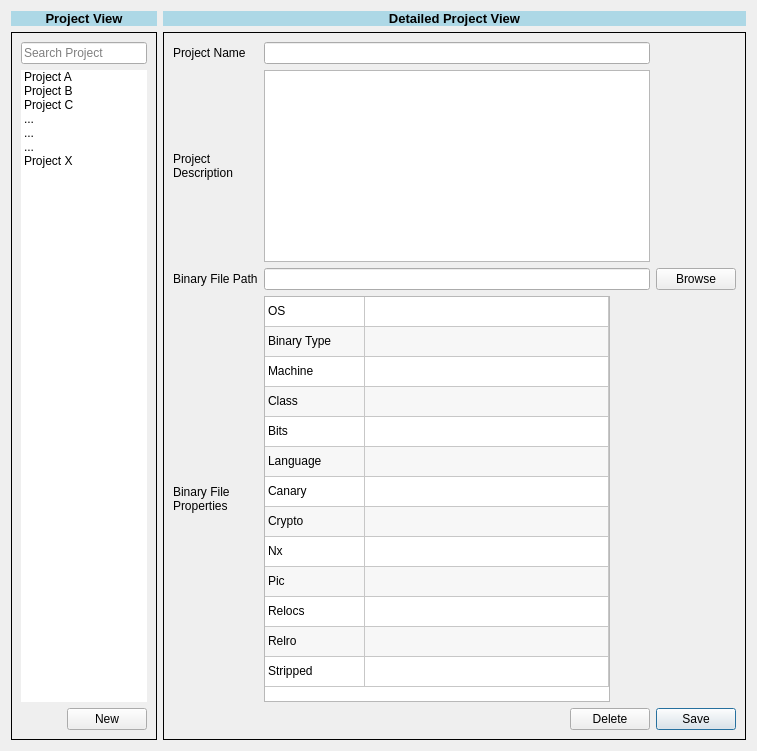
      <widget class="QWidget" name="documentationTab">
       <attribute name="title">
        <string>Documentation</string>
       </attribute>
       <layout class="QGridLayout" name="gridLayout_7">
        <item row="0" column="0">
         <layout class="QGridLayout" name="mainGrid_5">
          <item row="0" column="0">
           <layout class="QGridLayout" name="titleGrid_5">
            <item row="0" column="0">
             <layout class="QGridLayout" name="boxGrid_5" columnstretch="2,8">
              <item row="0" column="0">
               <layout class="QGridLayout" name="projectViewGrid_5" columnstretch="0">
                <item row="0" column="0">
                 <widget class="QLabel" name="project_view_5">
                  <property name="font">
                   <font>
                    <pointsize>10</pointsize>
                   </font>
                  </property>
                  <property name="autoFillBackground">
                   <bool>false</bool>
                  </property>
                  <property name="styleSheet">
                   <string notr="true">background-color: rgba(173,216,230 ,1 )</string>
                  </property>
                  <property name="frameShape">
                   <enum>QFrame::NoFrame</enum>
                  </property>
                  <property name="text">
                   <string>&lt;html&gt;&lt;head/&gt;&lt;body&gt;&lt;p&gt;&lt;span style=&quot; font-weight:600;&quot;&gt;Project View&lt;/span&gt;&lt;/p&gt;&lt;/body&gt;&lt;/html&gt;</string>
                  </property>
                  <property name="alignment">
                   <set>Qt::AlignCenter</set>
                  </property>
                 </widget>
                </item>
                <item row="1" column="0">
                 <widget class="QFrame" name="projViewBox_5">
                  <property name="frameShape">
                   <enum>QFrame::Panel</enum>
                  </property>
                  <layout class="QGridLayout" name="gridLayout_14">
                   <item row="0" column="1">
                    <layout class="QVBoxLayout" name="verticalLayout_5">
                     <item>
                      <widget class="QLineEdit" name="search_box_5">
                       <property name="text">
                        <string/>
                       </property>
                       <property name="placeholderText">
                        <string>Search Project</string>
                       </property>
                       <property name="clearButtonEnabled">
                        <bool>true</bool>
                       </property>
                      </widget>
                     </item>
                     <item>
                      <widget class="QListWidget" name="existing_projects_5">
                       <property name="autoFillBackground">
                        <bool>true</bool>
                       </property>
                       <property name="frameShape">
                        <enum>QFrame::NoFrame</enum>
                       </property>
                       <property name="currentRow">
                        <number>-1</number>
                       </property>
                       <property name="sortingEnabled">
                        <bool>false</bool>
                       </property>
                       <item>
                        <property name="text">
                         <string>Project A</string>
                        </property>
                       </item>
                       <item>
                        <property name="text">
                         <string>Project B</string>
                        </property>
                       </item>
                       <item>
                        <property name="text">
                         <string>Project C</string>
                        </property>
                       </item>
                       <item>
                        <property name="text">
                         <string>...</string>
                        </property>
                       </item>
                       <item>
                        <property name="text">
                         <string>...</string>
                        </property>
                       </item>
                       <item>
                        <property name="text">
                         <string>...</string>
                        </property>
                       </item>
                       <item>
                        <property name="text">
                         <string>Project X</string>
                        </property>
                       </item>
                      </widget>
                     </item>
                     <item>
                      <widget class="QPushButton" name="new_project_5">
                       <property name="sizePolicy">
                        <sizepolicy hsizetype="Fixed" vsizetype="Fixed">
                         <horstretch>0</horstretch>
                         <verstretch>0</verstretch>
                        </sizepolicy>
                       </property>
                       <property name="layoutDirection">
                        <enum>Qt::RightToLeft</enum>
                       </property>
                       <property name="autoFillBackground">
                        <bool>false</bool>
                       </property>
                       <property name="text">
                        <string>New</string>
                       </property>
                      </widget>
                     </item>
                    </layout>
                   </item>
                  </layout>
                 </widget>
                </item>
               </layout>
              </item>
              <item row="0" column="1">
               <layout class="QGridLayout" name="detailedProViewGrid_5" columnstretch="0">
                <item row="0" column="0">
                 <widget class="QLabel" name="DetailedProjectView_5">
                  <property name="enabled">
                   <bool>true</bool>
                  </property>
                  <property name="sizePolicy">
                   <sizepolicy hsizetype="Preferred" vsizetype="Fixed">
                    <horstretch>0</horstretch>
                    <verstretch>0</verstretch>
                   </sizepolicy>
                  </property>
                  <property name="font">
                   <font>
                    <pointsize>8</pointsize>
                   </font>
                  </property>
                  <property name="autoFillBackground">
                   <bool>false</bool>
                  </property>
                  <property name="styleSheet">
                   <string notr="true">background-color: rgba(173,216,230 ,1 )</string>
                  </property>
                  <property name="frameShape">
                   <enum>QFrame::NoFrame</enum>
                  </property>
                  <property name="text">
                   <string>&lt;html&gt;&lt;head/&gt;&lt;body&gt;&lt;p&gt;&lt;span style=&quot; font-size:10pt; font-weight:600;&quot;&gt;Detailed Project View&lt;/span&gt;&lt;/p&gt;&lt;/body&gt;&lt;/html&gt;</string>
                  </property>
                  <property name="textFormat">
                   <enum>Qt::RichText</enum>
                  </property>
                  <property name="alignment">
                   <set>Qt::AlignCenter</set>
                  </property>
                 </widget>
                </item>
                <item row="1" column="0">
                 <widget class="QFrame" name="dpv_description_5">
                  <property name="sizePolicy">
                   <sizepolicy hsizetype="Preferred" vsizetype="Preferred">
                    <horstretch>0</horstretch>
                    <verstretch>0</verstretch>
                   </sizepolicy>
                  </property>
                  <property name="frameShape">
                   <enum>QFrame::Box</enum>
                  </property>
                  <layout class="QGridLayout" name="gridLayout_19" columnstretch="0,0,0">
                   <item row="3" column="0">
                    <widget class="QLabel" name="binary_properties_5">
                     <property name="text">
                      <string>Binary File 
Properties</string>
                     </property>
                    </widget>
                   </item>
                   <item row="0" column="1">
                    <widget class="QLineEdit" name="project_nameBox_5"/>
                   </item>
                   <item row="0" column="0">
                    <widget class="QLabel" name="project_name_5">
                     <property name="text">
                      <string>Project Name</string>
                     </property>
                    </widget>
                   </item>
                   <item row="1" column="0">
                    <widget class="QLabel" name="project_description_5">
                     <property name="text">
                      <string>Project 
Description</string>
                     </property>
                    </widget>
                   </item>
                   <item row="2" column="1">
                    <widget class="QLineEdit" name="filePathBox_5"/>
                   </item>
                   <item row="1" column="1">
                    <widget class="QTextEdit" name="description_box_5">
                     <property name="sizePolicy">
                      <sizepolicy hsizetype="Expanding" vsizetype="Fixed">
                       <horstretch>0</horstretch>
                       <verstretch>0</verstretch>
                      </sizepolicy>
                     </property>
                    </widget>
                   </item>
                   <item row="2" column="2">
                    <widget class="QPushButton" name="browse_5">
                     <property name="text">
                      <string>Browse</string>
                     </property>
                    </widget>
                   </item>
                   <item row="4" column="2">
                    <widget class="QPushButton" name="save_5">
                     <property name="text">
                      <string>Save</string>
                     </property>
                     <property name="autoDefault">
                      <bool>false</bool>
                     </property>
                     <property name="default">
                      <bool>true</bool>
                     </property>
                     <property name="flat">
                      <bool>false</bool>
                     </property>
                    </widget>
                   </item>
                   <item row="4" column="1">
                    <widget class="QPushButton" name="delete_6">
                     <property name="sizePolicy">
                      <sizepolicy hsizetype="Fixed" vsizetype="Fixed">
                       <horstretch>0</horstretch>
                       <verstretch>0</verstretch>
                      </sizepolicy>
                     </property>
                     <property name="layoutDirection">
                      <enum>Qt::RightToLeft</enum>
                     </property>
                     <property name="text">
                      <string>Delete</string>
                     </property>
                    </widget>
                   </item>
                   <item row="2" column="0">
                    <widget class="QLabel" name="file_path_5">
                     <property name="text">
                      <string>Binary File Path</string>
                     </property>
                    </widget>
                   </item>
                   <item row="3" column="1">
                    <widget class="QTableWidget" name="binaryPropTable_5">
                     <property name="sizePolicy">
                      <sizepolicy hsizetype="Maximum" vsizetype="Maximum">
                       <horstretch>100</horstretch>
                       <verstretch>100</verstretch>
                      </sizepolicy>
                     </property>
                     <property name="maximumSize">
                      <size>
                       <width>346</width>
                       <height>16777215</height>
                      </size>
                     </property>
                     <property name="contextMenuPolicy">
                      <enum>Qt::PreventContextMenu</enum>
                     </property>
                     <property name="frameShape">
                      <enum>QFrame::StyledPanel</enum>
                     </property>
                     <property name="sizeAdjustPolicy">
                      <enum>QAbstractScrollArea::AdjustToContents</enum>
                     </property>
                     <property name="alternatingRowColors">
                      <bool>true</bool>
                     </property>
                     <property name="showGrid">
                      <bool>true</bool>
                     </property>
                     <property name="wordWrap">
                      <bool>false</bool>
                     </property>
                     <attribute name="horizontalHeaderVisible">
                      <bool>false</bool>
                     </attribute>
                     <attribute name="horizontalHeaderCascadingSectionResizes">
                      <bool>true</bool>
                     </attribute>
                     <attribute name="horizontalHeaderMinimumSectionSize">
                      <number>100</number>
                     </attribute>
                     <attribute name="horizontalHeaderStretchLastSection">
                      <bool>true</bool>
                     </attribute>
                     <attribute name="verticalHeaderVisible">
                      <bool>false</bool>
                     </attribute>
                     <attribute name="verticalHeaderStretchLastSection">
                      <bool>false</bool>
                     </attribute>
                     <row>
                      <property name="text">
                       <string>1</string>
                      </property>
                     </row>
                     <row>
                      <property name="text">
                       <string>2</string>
                      </property>
                     </row>
                     <row>
                      <property name="text">
                       <string>3</string>
                      </property>
                     </row>
                     <row>
                      <property name="text">
                       <string>4</string>
                      </property>
                     </row>
                     <row>
                      <property name="text">
                       <string>5</string>
                      </property>
                     </row>
                     <row>
                      <property name="text">
                       <string>6</string>
                      </property>
                     </row>
                     <row>
                      <property name="text">
                       <string>7</string>
                      </property>
                     </row>
                     <row>
                      <property name="text">
                       <string>8</string>
                      </property>
                     </row>
                     <row>
                      <property name="text">
                       <string>9</string>
                      </property>
                     </row>
                     <row>
                      <property name="text">
                       <string>10</string>
                      </property>
                     </row>
                     <row>
                      <property name="text">
                       <string>11</string>
                      </property>
                     </row>
                     <row>
                      <property name="text">
                       <string>12</string>
                      </property>
                     </row>
                     <row>
                      <property name="text">
                       <string>13</string>
                      </property>
                     </row>
                     <column>
                      <property name="text">
                       <string>Name</string>
                      </property>
                     </column>
                     <column>
                      <property name="text">
                       <string>Value</string>
                      </property>
                     </column>
                     <item row="0" column="0">
                      <property name="text">
                       <string>OS</string>
                      </property>
                     </item>
                     <item row="0" column="1">
                      <property name="text">
                       <string/>
                      </property>
                     </item>
                     <item row="1" column="0">
                      <property name="text">
                       <string>Binary Type</string>
                      </property>
                     </item>
                     <item row="2" column="0">
                      <property name="text">
                       <string>Machine</string>
                      </property>
                     </item>
                     <item row="3" column="0">
                      <property name="text">
                       <string>Class</string>
                      </property>
                     </item>
                     <item row="4" column="0">
                      <property name="text">
                       <string>Bits</string>
                      </property>
                     </item>
                     <item row="5" column="0">
                      <property name="text">
                       <string>Language</string>
                      </property>
                     </item>
                     <item row="6" column="0">
                      <property name="text">
                       <string>Canary</string>
                      </property>
                     </item>
                     <item row="7" column="0">
                      <property name="text">
                       <string>Crypto</string>
                      </property>
                     </item>
                     <item row="8" column="0">
                      <property name="text">
                       <string>Nx</string>
                      </property>
                     </item>
                     <item row="9" column="0">
                      <property name="text">
                       <string>Pic</string>
                      </property>
                     </item>
                     <item row="10" column="0">
                      <property name="text">
                       <string>Relocs</string>
                      </property>
                     </item>
                     <item row="11" column="0">
                      <property name="text">
                       <string>Relro</string>
                      </property>
                     </item>
                     <item row="12" column="0">
                      <property name="text">
                       <string>Stripped</string>
                      </property>
                     </item>
                    </widget>
                   </item>
                  </layout>
                 </widget>
                </item>
               </layout>
              </item>
             </layout>
            </item>
           </layout>
          </item>
         </layout>
        </item>
       </layout>
      </widget>
